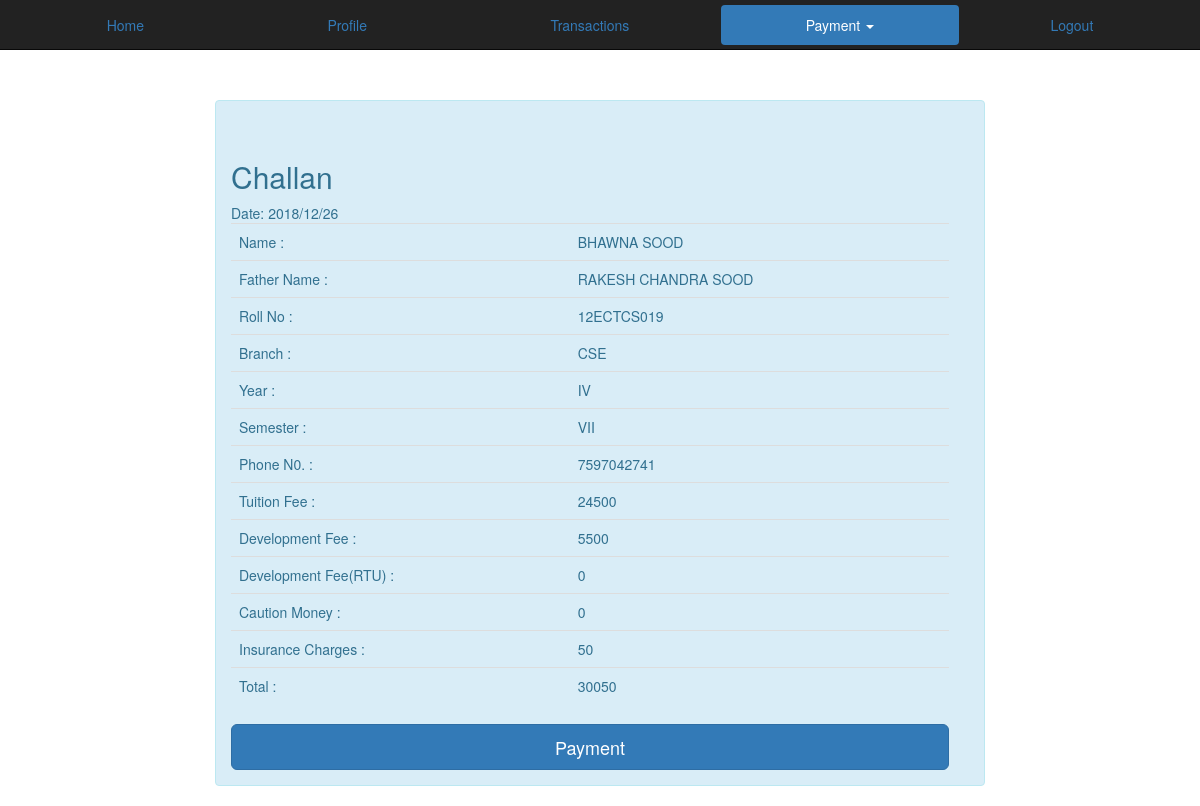
/gcet/paysemfee.php (signed in), run on the app's committed database.
### tables this page shows
CREATE TABLE IF NOT EXISTS `records` (
  `name` varchar(20) NOT NULL,
  `lname` varchar(20) NOT NULL,
  `fname` varchar(20) NOT NULL,
  `enr` varchar(12) NOT NULL,
  `batch` int(5) NOT NULL,
  `branch` varchar(5) NOT NULL,
  `year` varchar(5) NOT NULL,
  `sem` varchar(5) NOT NULL,
  `admissionT` varchar(20) NOT NULL,
  `seat` varchar(10) NOT NULL,
  `sex` varchar(10) NOT NULL,
  `age` int(10) NOT NULL,
  `email` varchar(30) NOT NULL,
  `phone` bigint(12) NOT NULL,
  `fphone` bigint(12) NOT NULL,
  `pwd` varchar(40) NOT NULL,
  PRIMARY KEY (`enr`)
);

CREATE TABLE IF NOT EXISTS `semfee` (
  `id` int(10) NOT NULL AUTO_INCREMENT,
  `sem` varchar(5) NOT NULL,
  `tuitionFee` float NOT NULL,
  `developmentFee` float NOT NULL,
  `developmentFeeR` float NOT NULL,
  `cautionMoney` float NOT NULL,
  `insuranceCharges` float NOT NULL,
  `total` float NOT NULL,
  `batch` int(5) NOT NULL,
  PRIMARY KEY (`id`)
);

### gcet/paysemfee.php (the view, shortened to what this page needs)
<!DOCTYPE html>
<html lang="en">
<head>
 <link href="css/bootstrap.min.css" rel="stylesheet">
</head>
<body>
 <nav class="navbar navbar-inverse navbar-fixed-top">
      <div class="container-fluid" style="margin-top:5px">
          <div class=" hidden-xs">
          <ul class="nav nav-pills nav-justified">
                 <li><a href="home.php">Home</a></li>
                 <li ><a href="profile.php">Profile</a></li>
                  <li ><a href="transactions.php">Transactions</a></li>
                  <li class="active"><a class="dropdown-toggle" data-toggle="dropdown" href="payment.php"role="button" aria-haspopup="true" aria-expanded="false">Payment <span class="caret"></span></a>
                  </li>
                  <li><a href="logout.php">Logout</a></li>
                </ul>
          </div>
      </div>
    </nav>
<div class="container-fluid">
	<div class="row">
    	<div class="col-sm-offset-2 col-sm-8" style="margin-top:100px; ">
        <div class="alert alert-info alert-dismissable" style="padding-top:5%;">
             <h2>Challan</h2> <p><?php echo "Date: " . date("Y/m/d") ?>
    <?php
		require_once('db_connect.php');
		 $enr = $_SESSION['enr'];
		 $result=mysqli_query($conn,"SELECT * FROM `records` WHERE `enr`='$enr'");
				if($data=mysqli_fetch_assoc($result))
                {
				$sem = $data['sem'];
				$admissionT = $data['admissionT'];
				$batch = $data['batch'];
                    ?>
                    	<table class="table">
                        <tr>
                        <td> Name : </td>
                        <td> <?php echo strtoupper($data['name']." ".$data['lname']); ?> </td>
                        </tr>
                         <tr>
                        <td> Father Name : </td>
                        <td> <?php echo strtoupper($data['fname']); ?> </td>
                        </tr>
                         <tr>
                        <td> Roll No : </td>
                        <td> <?php echo strtoupper($data['enr']); ?> </td>
                        </tr>
                         <tr>
                        <td> Branch : </td>
                        <td> <?php echo $data['branch']; ?> </td>
                        </tr>
                         <tr>
                        <td> Year : </td>
                        <td> <?php echo $data['year']; ?> </td>
                        </tr>
                         <tr>
                        <td> Semester : </td>
                        <td> <?php echo $data['sem']; ?> </td>
                        </tr>
                         <tr>
                        <td> Phone N0. : </td>
                        <td> <?php echo $data['phone']; ?> </td>
                        </tr>
                                    <?php
							if($admissionT == "direct"){
								$fee=mysqli_query($conn,"SELECT * FROM `semfee` WHERE `batch`='$batch' AND `sem`='$sem' ");
                                if($pay=mysqli_fetch_assoc($fee)){
								?>
                                <tr>
                                        <td> Tuition Fee : </td>
                                        <td> <?php echo $pay['tuitionFee']; ?> </td>
                                        </tr>
                                        <tr>
                                        <td> Development Fee : </td>
                                        <td> <?php echo $pay['developmentFee']; ?> </td>
                                        </tr>
                                        <tr>
                                        <td> Development Fee(RTU) : </td>
                                        <td> <?php echo $pay['developmentFeeR']; ?> </td>
                                        </tr>
                                        <tr>
                                        <td> Caution Money : </td>
                                        <td> <?php echo $pay['cautionMoney']; ?> </td>
                                        </tr>
                                        <tr>
                                        <td> Insurance Charges : </td>
                                        <td> <?php echo $pay['insuranceCharges']; ?> </td>
                                        </tr>
                                        <tr>
                                        <td> Total : </td>
                                        <td> <?php echo $pay['total']; ?> </td>
                                        </tr>
                                    <?php
                                    }
							}
										?>
                            </table>
                             <div>
                          <form action="transactionsSuccess.php" method="post">
                            <button type="submit" name="payment" class="btn btn-primary btn-lg btn-block">Payment</button>
                          </form>
                        </div>
               		</div>
               <?php
				}?>
		</div>
	</div>
</div>
</body>
</html>

### data on the page
records: name+lname "BHAWNA SOOD", fname "RAKESH CHANDRA SOOD", enr "12ECTCS019", branch "CSE", year "IV", sem "VII", phone "7597042741"
semfee: tuitionFee "24500", developmentFee "5500", developmentFeeR "0", cautionMoney "0", insuranceCharges "50", total "30050"
